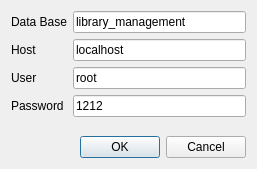
<?xml version="1.0" encoding="UTF-8"?>
<ui version="4.0">
 <class>DBSetup</class>
 <widget class="QDialog" name="DBSetup">
  <property name="geometry">
   <rect>
    <x>0</x>
    <y>0</y>
    <width>257</width>
    <height>169</height>
   </rect>
  </property>
  <property name="sizePolicy">
   <sizepolicy hsizetype="Fixed" vsizetype="Fixed">
    <horstretch>0</horstretch>
    <verstretch>0</verstretch>
   </sizepolicy>
  </property>
  <property name="focusPolicy">
   <enum>Qt::StrongFocus</enum>
  </property>
  <property name="windowTitle">
   <string>DB Setup</string>
  </property>
  <property name="windowIcon">
   <iconset theme="applications-system"/>
  </property>
  <layout class="QVBoxLayout" name="verticalLayout">
   <item>
    <layout class="QFormLayout" name="formLayout">
     <item row="0" column="0">
      <widget class="QLabel" name="label">
       <property name="text">
        <string>Data Base</string>
       </property>
      </widget>
     </item>
     <item row="0" column="1">
      <widget class="QLineEdit" name="DBNameLineEdit">
       <property name="text">
        <string>library_management</string>
       </property>
      </widget>
     </item>
     <item row="1" column="0">
      <widget class="QLabel" name="label_2">
       <property name="text">
        <string>Host</string>
       </property>
      </widget>
     </item>
     <item row="1" column="1">
      <widget class="QLineEdit" name="serverLineEdit">
       <property name="text">
        <string>localhost</string>
       </property>
      </widget>
     </item>
     <item row="2" column="0">
      <widget class="QLabel" name="label_3">
       <property name="text">
        <string>User</string>
       </property>
      </widget>
     </item>
     <item row="2" column="1">
      <widget class="QLineEdit" name="userLineEdit">
       <property name="text">
        <string>root</string>
       </property>
      </widget>
     </item>
     <item row="3" column="0">
      <widget class="QLabel" name="label_4">
       <property name="text">
        <string>Password</string>
       </property>
      </widget>
     </item>
     <item row="3" column="1">
      <widget class="QLineEdit" name="passwordLineEdit">
       <property name="text">
        <string>1212</string>
       </property>
      </widget>
     </item>
    </layout>
   </item>
   <item>
    <widget class="QDialogButtonBox" name="buttonBox">
     <property name="orientation">
      <enum>Qt::Horizontal</enum>
     </property>
     <property name="standardButtons">
      <set>QDialogButtonBox::Cancel|QDialogButtonBox::Ok</set>
     </property>
    </widget>
   </item>
  </layout>
 </widget>
 <resources/>
 <connections>
  <connection>
   <sender>buttonBox</sender>
   <signal>accepted()</signal>
   <receiver>DBSetup</receiver>
   <slot>accept()</slot>
   <hints>
    <hint type="sourcelabel">
     <x>248</x>
     <y>254</y>
    </hint>
    <hint type="destinationlabel">
     <x>157</x>
     <y>274</y>
    </hint>
   </hints>
  </connection>
  <connection>
   <sender>buttonBox</sender>
   <signal>rejected()</signal>
   <receiver>DBSetup</receiver>
   <slot>reject()</slot>
   <hints>
    <hint type="sourcelabel">
     <x>316</x>
     <y>260</y>
    </hint>
    <hint type="destinationlabel">
     <x>286</x>
     <y>274</y>
    </hint>
   </hints>
  </connection>
 </connections>
</ui>
